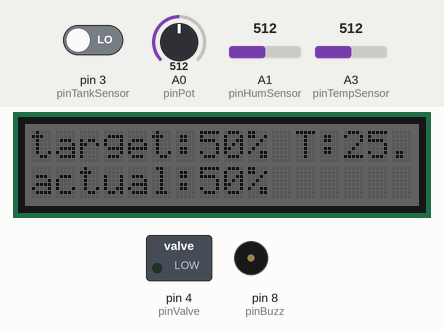
Bench run of a sketch on a simulated Arduino Uno, built with avr-gcc and run on an emulated ATmega328P. Parts: 16×2 character LCD, switched loads named in the sketch (green lamp = pin HIGH), buzzer (waves = sounding, pin HIGH). The test bench sets the inputs (shaded band); at power-on: A0 (pinPot) = 512, A3 (pinTempSensor) = 512, A1 (pinHumSensor) = 512, pin 3 (pinTankSensor) LOW. What the sketch prints to the serial monitor is not drawn.

Above: at 1.2 s.
1.3 s: A0 (pinPot) set to 646
At 2.4 s:
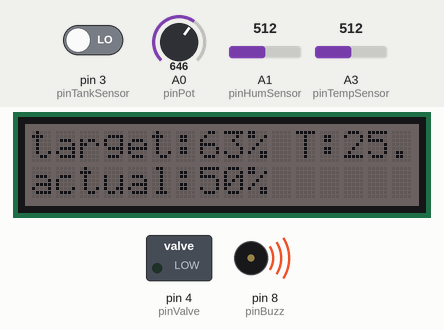
4.3 s: A0 (pinPot) set to 671
At 6.7 s:
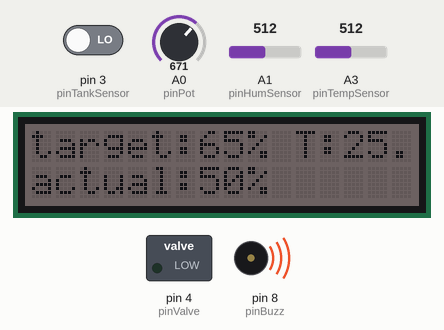
7.3 s: A3 (pinTempSensor) set to 339
At 8.2 s:
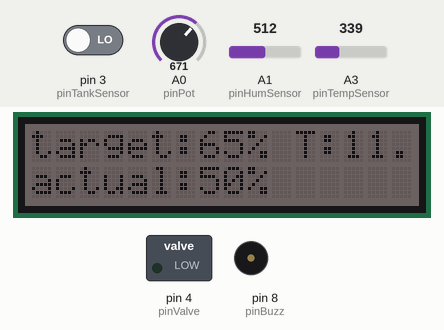
10.3 s: A3 (pinTempSensor) set to 311
At 12.7 s:
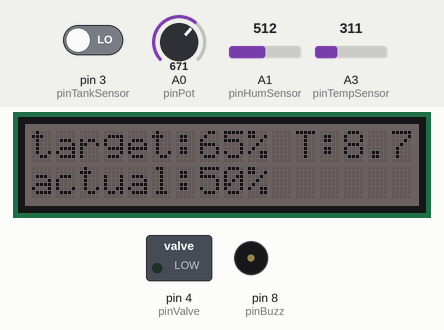
13.3 s: A1 (pinHumSensor) set to 113
At 15.5 s:
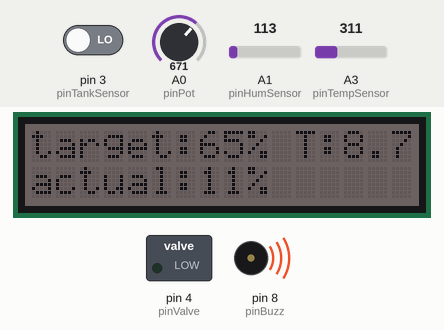
15.6 s: A1 (pinHumSensor) set to 94
At 18.5 s:
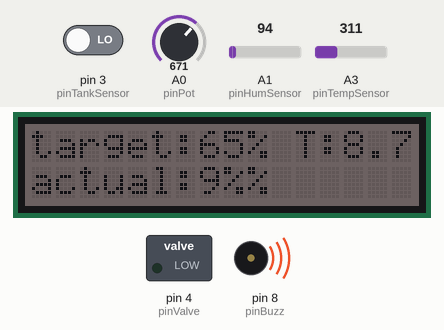
Timing chart, 0 to 19.6 s (numbered marks = the images above; inputs shaded):
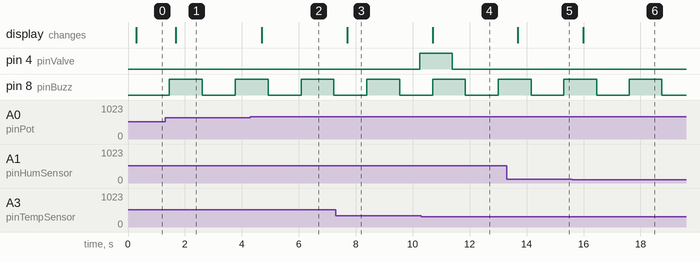

The sketch:

auto-garden.ino
```cpp
#include <Wire.h>
#include "rgb_lcd.h"

rgb_lcd lcd;

#include <math.h>

const int B = 4275;               // B value of the thermistor
const int R0 = 100000;            // R0 = 100k
const int pinTempSensor = A3;     // Grove - Temperature Sensor connect to A3
const int pinTankSensor = 3;
const int pinPot = A0;
const int pinHumSensor = A1;
const int pinBuzz = 8;
const int pinValve =4;

long waterTimeout = 10000;
long previousWater =0;

boolean valveOpen = false;
long valveTimeout = 1000;

boolean buzz = false;
long buzzTimeout = 1000;
long previousBuzz = 0;

unsigned long currentMillis;

void setup() {
    // set up the LCD's number of columns and rows:
    lcd.begin(16, 2);
    Serial.begin(9600);
    pinMode(pinBuzz,OUTPUT);
    pinMode(pinValve,OUTPUT);
}

void loop() {
    currentMillis = millis();

    //dislpay stuff
    int target_hum = (analogRead(pinPot)/1024.*100);
    int actual_hum = (analogRead(pinHumSensor)/1024.*100);
    int tank_level = digitalRead(pinTankSensor);
    float temp = readTemp();
    display(target_hum,actual_hum,temp);
    //check water resevoir

    //buzz if tank is empty
    alarm(tank_level);


    //Water plant if needed
    water(target_hum,actual_hum);

}

void alarm(boolean t){
    if(t==0&&buzz==false&&currentMillis>(previousBuzz+buzzTimeout)){
      digitalWrite(pinBuzz,HIGH);
      Serial.println("buzzon");
      previousBuzz = currentMillis;

      buzz = true;
    }
    if(t==0&&buzz==true&&currentMillis>(previousBuzz+buzzTimeout)){
      digitalWrite(pinBuzz,LOW);
      Serial.println("buzzoff");

      previousBuzz = currentMillis;
      buzz = false;
    }
    if(t==1&&buzz==true){
      digitalWrite(pinBuzz,LOW);
      Serial.println("buzzoff");
    }

}

void water(int th, int ah){
    if(th>ah&&currentMillis>(previousWater+waterTimeout)&&valveOpen==false){
      digitalWrite(pinValve,HIGH);
      valveOpen = true;
      //previousWater = currentMillis;

      Serial.println("wateron");
    }
    if(valveOpen==true&&currentMillis>(previousWater+waterTimeout+valveTimeout)){
      digitalWrite(pinValve,LOW);
      valveOpen = false;
      previousWater = currentMillis;
      Serial.println("wateroff");
    }


}

void display(int th,int ah,float t){
    lcd.setRGB(th, 50, 50);
    lcd.setCursor(0,0);
    lcd.print("target:");
    lcd.print(th);
    lcd.print("%");
    lcd.print(" T:");
    lcd.print(t);
    lcd.print("^C");
    lcd.setCursor(0,1);
    lcd.print("actual:");
    lcd.print(ah);
    lcd.print("%");
    lcd.display();
}

float readTemp() {
    int a = analogRead(pinTempSensor);

    float R = 1023.0/a-1.0;
    R = R0*R;

    float temperature = 1.0/(log(R/R0)/B+1/298.15)-273.15; // convert to temperature via datasheet
    delay(200);
    return temperature;
}
```

Measured:
- the behaviour switches between 655 and 656 on A0 (pinPot) (found by bisection; images 1 and 2)
- the behaviour switches between 327 and 326 on A3 (pinTempSensor) (found by bisection; images 3 and 4)
- the behaviour switches between 103 and 102 on A1 (pinHumSensor) (found by bisection; images 5 and 6)
- after the input at 1.3 s, the display: changes after 0.38 s (image 1)
- after the input at 4.3 s, the display: changes after 0.39 s (image 2)
- after the input at 7.3 s, the display: changes after 0.40 s (image 3)
- after the input at 10.3 s, the display: changes after 0.40 s (image 4)
- after the input at 13.3 s, the display: changes after 0.40 s (image 5)
- after the input at 15.6 s, the display: changes after 0.40 s (image 6)
